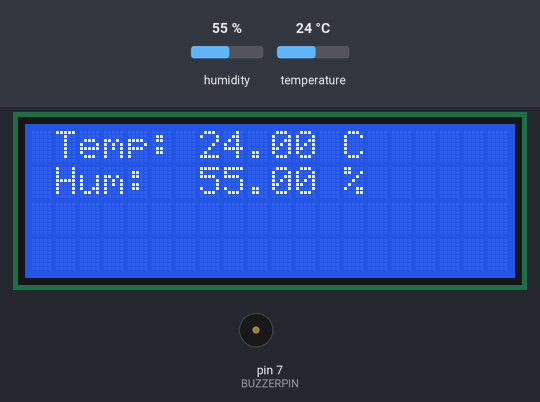
Simulated run of this sketch. Board: Arduino Uno, built with avr-gcc and run on an emulated ATmega328P. On the bench: 20×4 character LCD, buzzer (waves = sounding). The inputs (shaded band) are chosen by the test bench; at power-on: humidity 55 %, temperature 24 °C.

Above: at 2.7 s.
2.8 s: humidity set to 59 %
5.8 s: humidity set to 62 %
At 6.9 s:
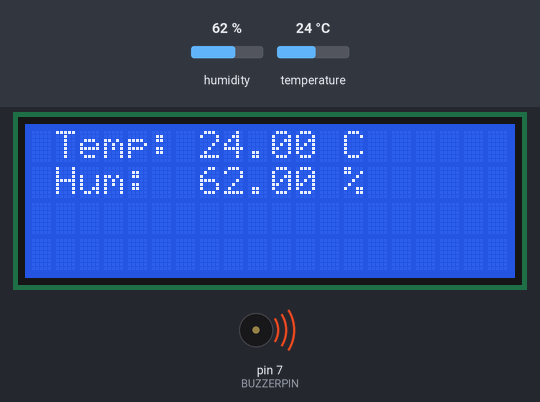
10.6 s: temperature set to 12 °C
At 13.4 s:
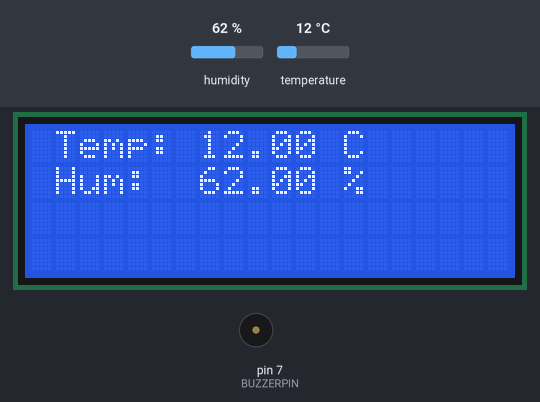
13.6 s: temperature set to 19 °C
At 15.4 s:
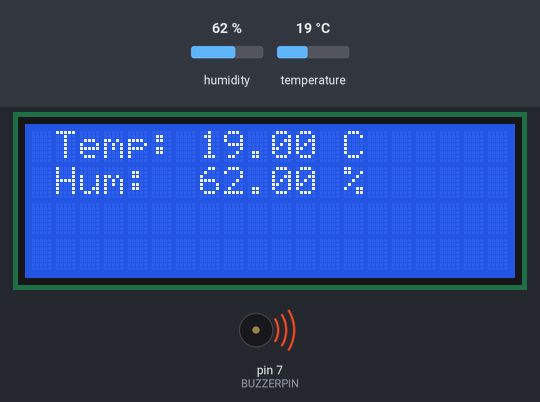
Timing chart, 0 to 17.1 s (numbered marks = the images above; inputs shaded):
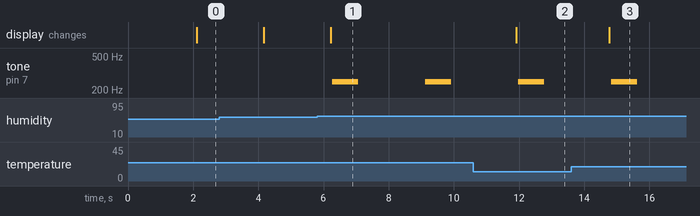

The sketch:

sketch_nov12a.ino
```cpp
#include "DHT.h"
#include "Wire.h"
#include "LiquidCrystal_I2C.h"

#define DHTPIN 2     // Digital pin connected to the DHT sensor
#define DHTTYPE DHT11   // DHT 11
#define BUZZERPIN 7

//setup DHT component
DHT dht(DHTPIN, DHTTYPE);
// set the LCD address to 0x27 for a 16 chars and 2 line display
LiquidCrystal_I2C lcd(0x27,20,4);

void setup() {
    pinMode(BUZZERPIN, OUTPUT);//initialize the buzzer pin as an output
    lcd.init();                      // initialize the lcd
    dht.begin();
    Serial.begin(57600);
}

void loop() {
    delay(2000);
    // Sensor readings may also be up to 2 seconds 'old' (its a very slow sensor)
    float humidity = dht.readHumidity();
    // Read temperature as Celsius (the default)
    float Ctemperature = dht.readTemperature();

    // Check if any reads failed and exit early (to try again).
    if (isnan(humidity) || isnan(Ctemperature)) {
        Serial.println(F("Failed to read from DHT sensor!"));
        return;
    }

    // Print a message to the LCD.
    char temperature_string[16] = {0};
    char humidity_string[16] = {0};
    float x = 3.1415;
    sprintf(temperature_string, "Temp: ");
    sprintf(humidity_string, "Hum:  ");
    lcd.backlight();
    lcd.setCursor(1,0);
    lcd.print(temperature_string);
    lcd.print(Ctemperature, 2);
    lcd.print(" C");
    lcd.setCursor(1,1);
    lcd.print(humidity_string);
    lcd.print(humidity, 2);
    lcd.print(" ");
    lcd.print((char)37);
    if(humidity > 60)
    {
        for (int i = 0; i < 200; ++i)
        {
            digitalWrite(BUZZERPIN,HIGH);
            delay(2);
            digitalWrite(BUZZERPIN,LOW);
            delay(2);
        }
    }
    else
    {
        digitalWrite(BUZZERPIN,LOW);
    }
}
```

Measured:
- the behaviour switches between 60 and 61 % on humidity (found by bisection; images 0 and 1)
- after the input at 5.8 s, tone on pin 7 (BUZZERPIN): alternates 249 Hz for 0.80 s and silent for 2.1 s, starting after 0.46 s; the display: changes after 0.41 s (image 1)
- after the input at 10.6 s, the display: changes after 1.3 s (image 2)
- after the input at 13.6 s, the display: changes after 1.2 s (image 3)
